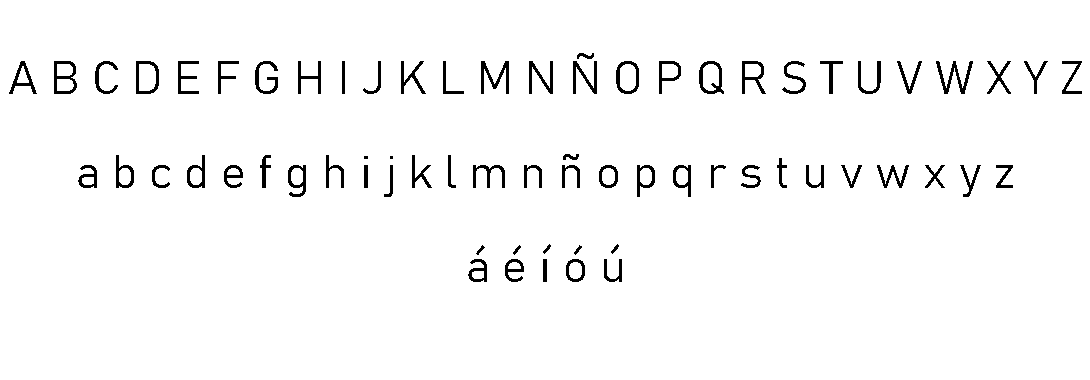
#> input picture Letras.bmp, 1090 x 380 px
$ python Narrador.py
#> lines starting #> are read from the running program, lines starting #| are printed output that depends on the picture; after the words box and inside, x2 and y2 are one past the last pixel; in counts of white or black regions, pixels touching at a corner belong together
#-----------------------------------------------PAQUETERIAS
import pandas as pd
import numpy as np
import matplotlib.pyplot as plt
from sklearn import cluster, datasets
from PIL import Image

# FUNCIONES para la red neuronal
def hardlim(n):
    out=[]
    for i in n:
        if i >= 0 :
            out.append(1)
        else:
            out.append(0)

    return out

# FUNCIONES para procesamiento de imagenes
def rgb2g(im):
    n_img = 0.299 * im[:,:,0] + 0.587 * im[:,:,1] + 0.114 * im[:,:,2]
    return n_img

def binarize(im, treshold = 200):
    for i in range(im.shape[0]):
        for j in range(im.shape[1]):
            if im[i][j] <= treshold:
                im[i][j] = 0
            else:
                im[i][j] = 255
    return im


# Obtener y convertir a grises
img = Image.open('Letras.bmp')
#> img is the input picture: PIL image 1090x380 RGBA; mean R, G, B, A 247.2, 247.2, 247.2, 255
#img = Image.open('Texto.jpeg')
img_arr = np.asarray(img)
print(type(img_arr))
#| <class 'numpy.ndarray'>
print(img_arr.shape)
#| (380, 1090, 4)
img_gray = rgb2g(img_arr)
#> in rgb2g, `n_img = 0.299 * im[:,:,0] + 0.587 * im[:,:,1] + 0.114 * im[:,:,2]`: n_img: shape (380, 1090) float64; 96.9% white; 68 black regions (2 under 20 px), largest, box (x1, y1, x2, y2) and area: (936, 61, 973, 94) 384, (481, 61, 509, 94) 355, (54, 61, 77, 94) 324
print(img_gray.shape)
#| (380, 1090)

imbin = binarize(img_gray)  # Imagen binarizada

filsum = []
for i in range(imbin.shape[0]):
    filsum.append(sum(imbin[i,:]))
#> after the loop, filsum = 380 values, max 277950 at index 0, min 192780 at index 63, mean 269411.5

# Crop row
row_tresh = sum(imbin[0,:])
#> row_tresh = 277950
crop_vec = []
for i in range(1,len(filsum)):
    if filsum[i-1]== row_tresh and filsum[i]<row_tresh:
        crop_vec.append(i)
    elif filsum[i]== row_tresh and filsum[i-1]<row_tresh:
        crop_vec.append(i)
#> after the loop, crop_vec = [53, 59, 61, 94, 154, 197, 244, 255, 259, 282]

# Quita espacios entre acentos y la cosa de la ñ
counter_pop = 0
for i in range(1,len(crop_vec)):
    if (crop_vec[i-counter_pop]-crop_vec[i-1-counter_pop])<=4:
        crop_vec.pop(i-1-counter_pop)
        crop_vec.pop(i-1-counter_pop)
        counter_pop += 2
#> this loop made 9 passes
#> counter_pop on passes 2, 8: 2, 4
#> after the loop, counter_pop = 4; crop_vec = [53, 94, 154, 197, 244, 282]


# Row cropted
rows = []
for i in range(0,len(crop_vec),2):
    rows.append(imbin[crop_vec[i]:crop_vec[i+1],:])
#> this loop made 3 passes
#> after the loop, rows = 3 items


# Corte letras
# Para cada renglon
letras = []
for k in range(len(rows)):

    colsum = []
    col_tresh = sum(rows[k][:,0])


    for i in range(rows[k].shape[1]):
        colsum.append(sum(rows[k][:,i]))

    # Donde corta
    crop_vec = []
    for i in range(1,len(colsum)):
        if colsum[i-1] == col_tresh and colsum[i]<col_tresh:
            crop_vec.append(i)
        elif colsum[i] == col_tresh and colsum[i-1]<col_tresh:
            crop_vec.append(i)

    # Hora de ver espacios y quitar los espacios en blanco entre letras
    for i in range(0,len(crop_vec),2):
        letras.append(rows[k][:,crop_vec[i]:crop_vec[i+1]])
#> this loop made 3 passes
#> col_tresh on passes 1 to 3: 10455, 10965, 9690
#> after the loop, letras = 59 items

# De imagen a vector
letras_vec = []
for i in range(len(letras)):
    vec = np.reshape(letras[i],((letras[i].shape[0]*letras[i].shape[1]),1))
    letras_vec.append(vec)
#> this loop made 59 passes
#> after the loop, letras_vec = 59 items

# Instar config
# Obtener el tamaño maximo de vector de letra.
lv_size =[]
for i in range(len(letras_vec)):
    lv_size.append(letras_vec[i].shape[0])
#> after the loop, lv_size = 59 values, max 1517 at index 23, min 123 at index 8, mean 833.3
w_max_size = max(lv_size)
#> w_max_size = 1517

# W [Letras,NCaract] and bias
bias = []
# Parecido es un factor entre 0 y uno para ver que tanto se parecen
parecido = 1
w = np.zeros((len(letras_vec),w_max_size))
#> w: shape (59, 1517) float64; every value is 0
for i in range(len(letras_vec)):
    norma = 0
    for k in range(letras_vec[i].shape[0]):
        w[i,k] = letras_vec[i][k,0]
        norma += (letras_vec[i][k,0])*(letras_vec[i][k,0])
    bias.append(norma*parecido)
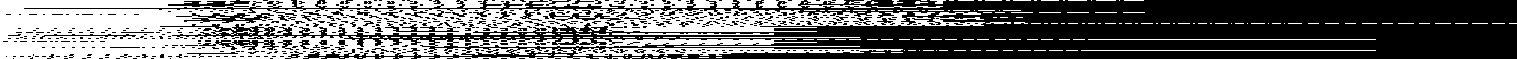
#> w: shape (59, 1517) float64; 40.7% white; 236 white regions (195 under 20 px), largest, box (x1, y1, x2, y2) and area: (0, 0, 985, 59) 29462, (532, 0, 737, 8) 1138, (318, 0, 484, 8) 1016
#> after the loop, bias = 59 values, max 73673325 at index 23, min 1560600 at index 8, mean 40164509.7


# Ver que letras reconoce contra si misma
out_n = []
for i in range(len(letras_vec)):
    out = (w @ w[i].T - bias)
    out = hardlim(out)
    out_n.append(out)
#> after the loop, out_n = 59 items


$ run again, with Texto.jpeg saved as Letras.bmp
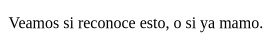
#> input picture Texto.jpeg, 275 x 42 px
#> img is the input picture: PIL image 275x42 RGB; min 0, max 255, mean 240.6
#| <class 'numpy.ndarray'>
#| (42, 275, 3)
#| (42, 275)
#> after the loop in binarize, `for i in range(im.shape[0]):`:
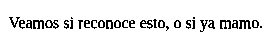
#> im: shape (42, 275) float64; 91.5% white; black in thin lines or dots, all inside (x1, y1, x2, y2) = (9, 17, 262, 32)
#> after the loop `for i in range(imbin.shape[0]):`: filsum = 42 values, max 70125 at index 0, min 33405 at index 27, mean 64181.1
#> row_tresh = 70125
#> the loop `for i in range(1,len(filsum)):` made 41 passes
#> after the loop `for i in range(1,len(filsum)):`: crop_vec = [17, 32]
#> the loop `for i in range(1,len(crop_vec)):` made 1 pass
#> after the loop `for i in range(1,len(crop_vec)):`: counter_pop = 0
#> the loop `for i in range(0,len(crop_vec),2):` made 1 pass
#> after the loop `for i in range(0,len(crop_vec),2):`: rows = 1 item
#> the loop `for k in range(len(rows)): ` made 1 pass
#> col_tresh on pass 1: 3825
#> after the loop `for k in range(len(rows)):`: letras = 26 items
#> the loop `for i in range(len(letras)):` made 26 passes
#> the loop `for i in range(len(letras_vec)):` made 26 passes
#> after the loop `for i in range(len(letras_vec)):`: lv_size = 26 values, max 255 at index 14, min 30 at index 25, mean 115.4
#> w_max_size = 255
#> after the loop `for i in range(len(letras_vec)):`:
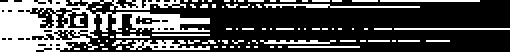
#> w: shape (26, 255) float64 (shown 2 times larger); 30.5% white; 85 white regions (76 under 20 px), largest, box (x1, y1, x2, y2) and area: (0, 0, 105, 26) 1257, (63, 20, 105, 25) 111, (132, 2, 210, 4) 94
#> after the loop `for i in range(len(letras_vec)):`: bias = 26 values, max 11509425 at index 14, min 1365525 at index 5, mean 5054443.3
#> after the loop `for i in range(len(letras_vec)):`: out_n = 26 items

$ run again, with ABC.JPG saved as Letras.bmp
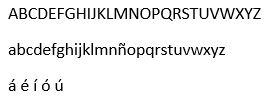
#> input picture ABC.JPG, 280 x 101 px
#> img is the input picture: PIL image 280x101 RGB; min 0, max 255, mean 238.4
#| <class 'numpy.ndarray'>
#| (101, 280, 3)
#| (101, 280)
#> after the loop in binarize, `for i in range(im.shape[0]):`:
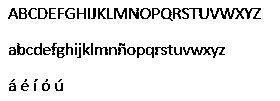
#> im: shape (101, 280) float64; 91.5% white; black in thin lines or dots, all inside (x1, y1, x2, y2) = (8, 8, 261, 91)
#> after the loop `for i in range(imbin.shape[0]):`: filsum = 101 values, max 71400 at index 0, min 34935 at index 8, mean 65345.6
#> row_tresh = 71400
#> the loop `for i in range(1,len(filsum)):` made 100 passes
#> after the loop `for i in range(1,len(filsum)):`: crop_vec = [8, 21, 43, 58, 79, 82, 83, 91]
#> the loop `for i in range(1,len(crop_vec)):` made 7 passes
#> counter_pop on pass 5: 2
#> after the loop `for i in range(1,len(crop_vec)):`: counter_pop = 2; crop_vec = [8, 21, 43, 58, 83, 91]
#> the loop `for i in range(0,len(crop_vec),2):` made 3 passes
#> i on pass 3: 4
#> after the loop `for i in range(0,len(crop_vec),2):`: rows = 3 items
#> the loop `for k in range(len(rows)): ` made 3 passes
#> col_tresh on passes 1 to 3: 3315, 3825, 2040
#> after the loop `for k in range(len(rows)):`: letras = 42 items
#> the loop `for i in range(len(letras)):` made 42 passes
#> vec on pass 40: [0, 0, 0, 0, 0, 0, 0, 0, 0, 0, 0, 0, 0, 0, 0, 0]
#> the loop `for i in range(len(letras_vec)):` made 42 passes
#> after the loop `for i in range(len(letras_vec)):`: lv_size = 42 values, max 663 at index 18, min 16 at index 39, mean 147.5
#> w_max_size = 663
#> after the loop `for i in range(len(letras_vec)):`:
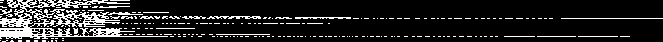
#> w: shape (42, 663) float64; 13.7% white in thin lines or dots
#> after the loop `for i in range(len(letras_vec)):`: bias = 42 values, max 29586375 at index 36, min 0 at index 39, mean 5925016.1
#> after the loop `for i in range(len(letras_vec)):`: out_n = 42 items

$ run again, with TEXTO.JPG saved as Letras.bmp
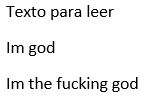
#> input picture TEXTO.JPG, 153 x 99 px
#> img is the input picture: PIL image 153x99 RGB; min 0, max 255, mean 239.2
#| <class 'numpy.ndarray'>
#| (99, 153, 3)
#| (99, 153)
#> after the loop in binarize, `for i in range(im.shape[0]):`:
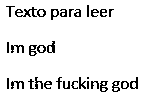
#> im: shape (99, 153) float64; 92.1% white; black in thin lines or dots, all inside (x1, y1, x2, y2) = (6, 5, 138, 92)
#> after the loop `for i in range(imbin.shape[0]):`: filsum = 99 values, max 39015 at index 0, min 18615 at index 81, mean 35947.3
#> row_tresh = 39015
#> the loop `for i in range(1,len(filsum)):` made 98 passes
#> after the loop `for i in range(1,len(filsum)):`: crop_vec = [5, 20, 41, 56, 77, 92]
#> the loop `for i in range(1,len(crop_vec)):` made 5 passes
#> after the loop `for i in range(1,len(crop_vec)):`: counter_pop = 0
#> the loop `for i in range(0,len(crop_vec),2):` made 3 passes
#> i on pass 3: 4
#> after the loop `for i in range(0,len(crop_vec),2):`: rows = 3 items
#> the loop `for k in range(len(rows)): ` made 3 passes
#> after the loop `for k in range(len(rows)):`: letras = 27 items
#> the loop `for i in range(len(letras)):` made 27 passes
#> the loop `for i in range(len(letras_vec)):` made 27 passes
#> after the loop `for i in range(len(letras_vec)):`: lv_size = 27 values, max 600 at index 0, min 30 at index 4, mean 130.6
#> w_max_size = 600
#> after the loop `for i in range(len(letras_vec)):`:
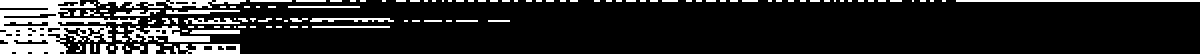
#> w: shape (27, 600) float64 (shown 2 times larger); 14.4% white; 120 white regions (106 under 20 px), largest, box (x1, y1, x2, y2) and area: (0, 0, 70, 27) 915, (64, 13, 105, 21) 171, (49, 0, 123, 4) 165
#> after the loop `for i in range(len(letras_vec)):`: bias = 27 values, max 28611000 at index 0, min 390150 at index 4, mean 5621050
#> after the loop `for i in range(len(letras_vec)):`: out_n = 27 items
